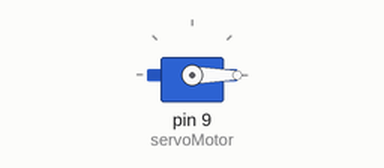
Simulated run of this sketch. Board: Arduino Uno, built with avr-gcc and run on an emulated ATmega328P. Parts: servo.

Above: at 0.05 s.
At 1.5 s:
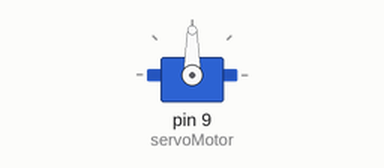
At 3.0 s:
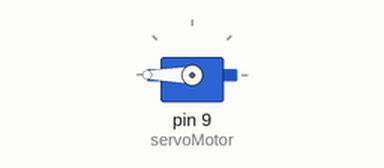
Timing chart, 0 to 6.9 s (numbered marks = the images above):
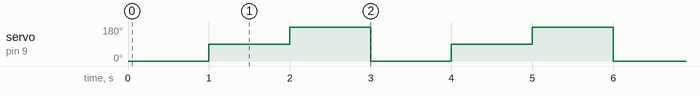

Measured:
- by itself, servo on pin 9 (servoMotor): repeats every 3.0 s: 180° 1.0 s, 0° 1.0 s, 90° 1.0 s

The sketch:

14-Servomotor-Arduino.ino
```cpp
/*

AUTOR: MICROSIDE TECHNOLOGY S.A. DE C.V.

FECHA: JUNIO 2019

*/

/**************************************************************************

En esta práctica se usa el módulo PWM (Pulse Width Modulation), para el aumento y disminución de la

velocidad, así como cambia el sentido de giro.

**************************************************************************/


#include <Servo.h>                           // Incluímos la librería para poder controlar el servo
Servo servoMotor;                            // Declaramos la variable para controlar el servo

void setup() {
  servoMotor.attach(9);                      // Iniciamos el servo para que empiece a trabajar con el pin 9
}

void loop() {
  servoMotor.write(0);                        // Desplazamos a la posición 0º
  delay(1000);                                // Esperamos 1 segundos
  servoMotor.write(90);                       // Desplazamos a la posición 90º
  delay(1000);                                // Esperamos 1 segundo
  servoMotor.write(180);                      // Desplazamos a la posición 180º
  delay(1000);                                // Esperamos 1 segundo
}
```
